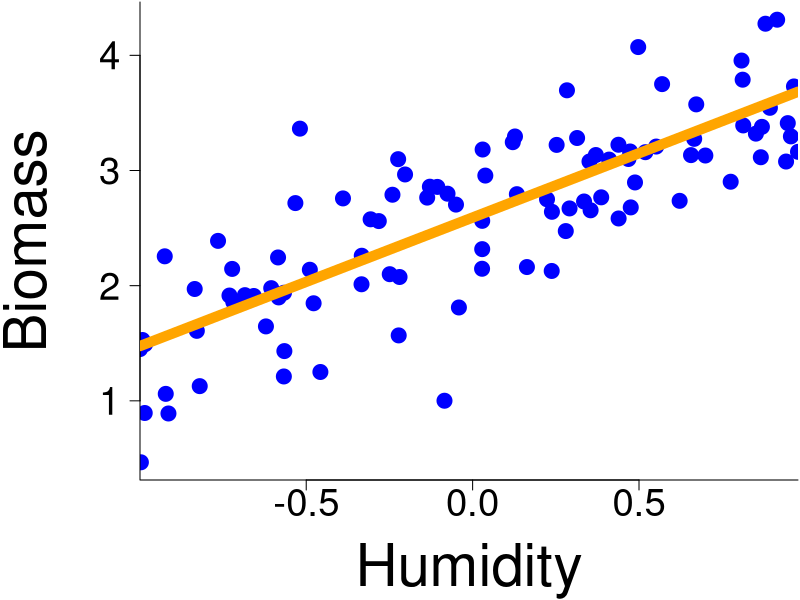
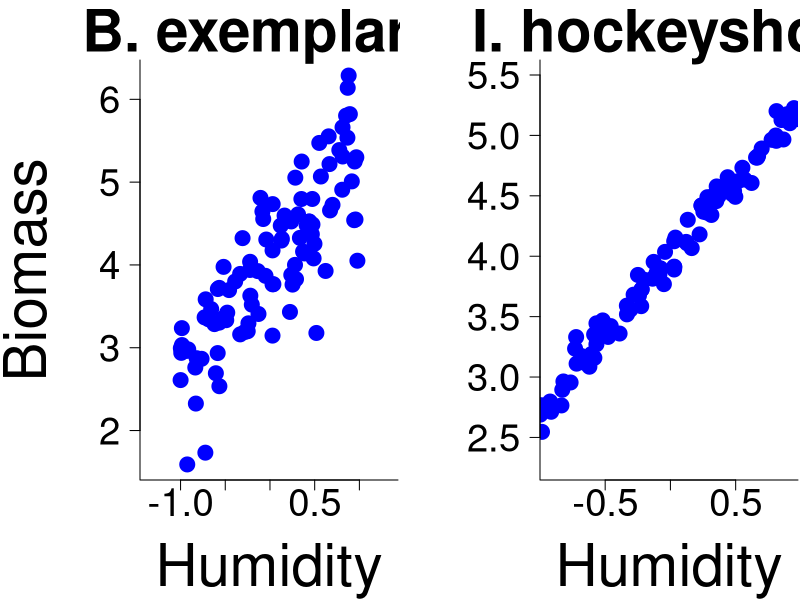

Reproduce these figures in R, in order.
## ---- chunk 1
# Simulate some data
set.seed(42) # The answer !

covParam <- matrix(c(0.6, 0.3,0.3,0.8), 2, 2)
meanParam <- c(1.5, 0.2)
param <- MASS::mvrnorm(1, mu = meanParam, Sigma = covParam)
yintercept <- param[1]
slope <- param[2]
obs_error <- 0.5

x <- runif(100, min = -1, max = 1)
y_mean <- yintercept + slope * x
y_obs <- rnorm(100, mean = y_mean, sd = obs_error)

b.exemplaris <- y_obs
humidity <- x

par(mar = c(6,7,0.1,0.1))
plot(x, y_obs,
     pch = 19,
     col="blue", 
     las=1,
     cex.axis=2.3,
     bty="L",
     xaxs="i",
     xlab = "",
     ylab = "",
     cex = 2)

mtext("Humidity", side = 1, line = 4.5, cex = 3.5)
mtext("Biomass", side = 2, line = 4.5, cex = 3.5)

abline(a = yintercept,
       b = slope,
       lwd = 10,
       col = "orange")
## ---- chunk 2
# Simulate some data
set.seed(42) # The answer !

yintercept <- 4
slope <- 1.3
obs_error <- 0.5
obs_error_small <- 0.1

y_mean <- yintercept + slope * humidity
y_obs <- rnorm(100, mean = y_mean, sd = obs_error)
y_obs_small <- rnorm(100, mean = y_mean, sd = obs_error_small)

par(mfrow = c(1,2),
    mar = c(6,7,3,0.1))

plot(humidity, y_obs,
     pch = 19,
     col="blue", 
     las=1,
     cex.axis=2.3,
     bty="L",
     xaxs="i",
     xlab = "",
     ylab = "",
     cex = 2,
     asp = 1,
     main = "B. exemplaris",
     cex.main = 3.5)

mtext("Humidity", side = 1, line = 4.5, cex = 3.5)
mtext("Biomass", side = 2, line = 4.5, cex = 3.5)

plot(humidity, y_obs_small,
     pch = 19,
     col="blue", 
     las=1,
     cex.axis=2.3,
     bty="L",
     xaxs="i",
     xlab = "",
     ylab = "",
     cex.lab = 2.5,
     cex = 2,
     asp = 1,
     main = "I. hockeyshow",
     cex.main = 3.5)

mtext("Humidity", side = 1, line = 4.5, cex = 3.5)


# For the next slide
b.exemplaris <- y_obs
i.hockeyshow <- y_obs_small
## ---- chunk 3
# Regression model
regBexemplaris <- lm(b.exemplaris ~ humidity)
regIhockeyshow <- lm(i.hockeyshow ~ humidity)

# Summary
summaryRegBexemplaris <- summary(regBexemplaris)
summaryRegIhockeyshow <- summary(regIhockeyshow)
## ---- chunk 4
# Estimated coefficients
summaryRegBexemplaris$coefficients[,1:2]

# Estimated variance
summaryRegBexemplaris$sigma
## ---- chunk 5
# Estimated coefficients
summaryRegIhockeyshow$coefficients[,1:2]

# Estimated variance
summaryRegIhockeyshow$sigma
